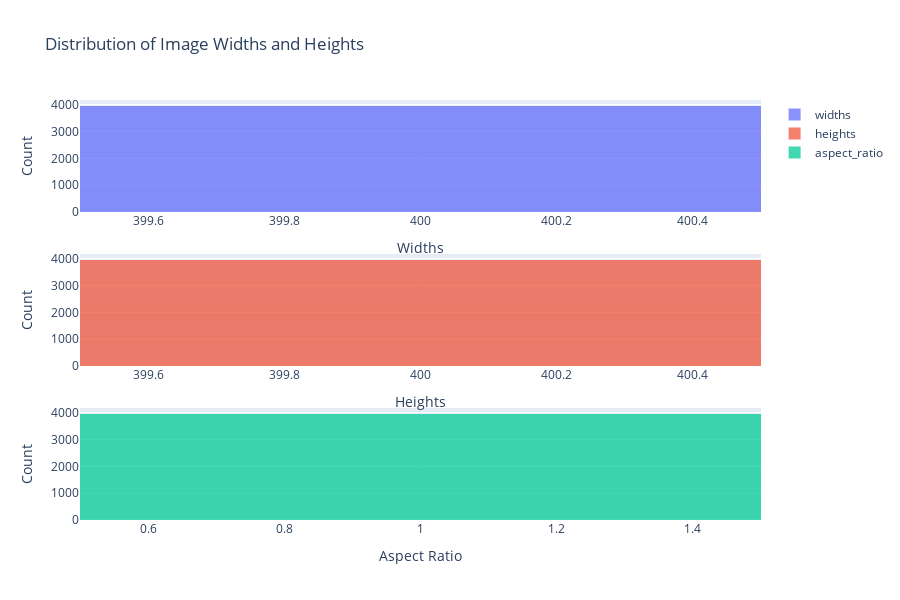

The code cell stored with this chart in its notebook:
### Code cell
image_dimension(images_all_squared)

### Figure 1 — Plotly figure (JSON) as saved in the notebook; plotly's stock layout.template omitted (floating-point values rounded to 4 significant figures; data arrays with more than 128 entries replaced by an {"elided": "..."} marker saying what was removed)
{"data": [{"name": "widths", "opacity": 0.75, "type": "histogram", "x": {"elided": "3964 int values"}, "xaxis": "x", "yaxis": "y"}, {"name": "heights", "opacity": 0.75, "type": "histogram", "x": {"elided": "3964 int values"}, "xaxis": "x2", "yaxis": "y2"}, {"name": "aspect_ratio", "opacity": 0.75, "type": "histogram", "x": {"elided": "3964 int values"}, "xaxis": "x3", "yaxis": "y3"}], "layout": {"height": 600, "title": {"text": "Distribution of Image Widths and Heights"}, "width": 900, "xaxis": {"anchor": "y", "domain": [0, 1], "title": {"text": "Widths"}}, "xaxis2": {"anchor": "y2", "domain": [0, 1], "title": {"text": "Heights"}}, "xaxis3": {"anchor": "y3", "domain": [0, 1], "title": {"text": "Aspect Ratio"}}, "yaxis": {"anchor": "x", "domain": [0.7333, 1], "title": {"text": "Count"}}, "yaxis2": {"anchor": "x2", "domain": [0.3667, 0.6333], "title": {"text": "Count"}}, "yaxis3": {"anchor": "x3", "domain": [0, 0.2667], "title": {"text": "Count"}}}}
